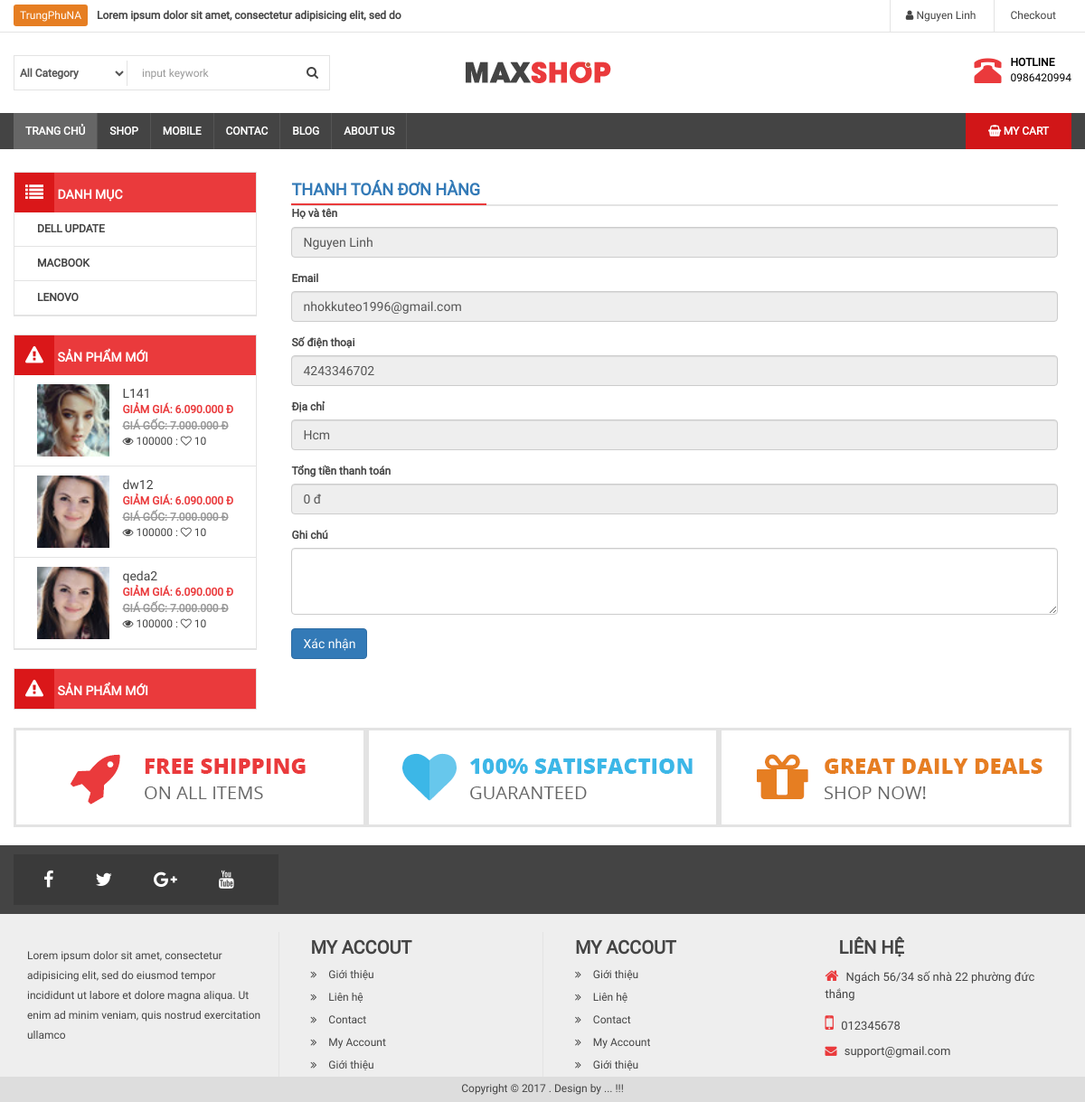
/thanh-toan.php (signed in), run on the app's committed database.
### tables this page shows
CREATE TABLE `category` (
  `id` int(11) NOT NULL,
  `name` varchar(100) DEFAULT NULL,
  `slug` varchar(100) DEFAULT NULL,
  `images` varchar(100) DEFAULT NULL,
  `banner` varchar(100) DEFAULT NULL,
  `home` tinyint(4) DEFAULT '0',
  `status` tinyint(4) DEFAULT '1',
  `created_at` timestamp NULL DEFAULT CURRENT_TIMESTAMP,
  `updated_at` timestamp NULL DEFAULT CURRENT_TIMESTAMP ON UPDATE CURRENT_TIMESTAMP
);

CREATE TABLE `product` (
  `id` int(11) NOT NULL,
  `name` varchar(100) DEFAULT NULL,
  `slug` varchar(100) DEFAULT NULL,
  `price` int(11) DEFAULT NULL,
  `sale` tinyint(4) DEFAULT '0',
  `thumbnail` varchar(100) DEFAULT NULL,
  `category_id` int(11) DEFAULT NULL,
  `content` text,
  `number` int(11) DEFAULT NULL,
  `head` int(11) DEFAULT '0',
  `view` int(11) DEFAULT '0',
  `hot` tinyint(4) DEFAULT '0',
  `created_at` timestamp NULL DEFAULT CURRENT_TIMESTAMP,
  `updated_at` timestamp NULL DEFAULT CURRENT_TIMESTAMP ON UPDATE CURRENT_TIMESTAMP
);

CREATE TABLE `user` (
  `id` int(11) NOT NULL,
  `name` varchar(100) DEFAULT NULL,
  `email` varchar(100) DEFAULT NULL,
  `phone` char(15) DEFAULT NULL,
  `address` varchar(100) DEFAULT NULL,
  `password` varchar(50) DEFAULT NULL,
  `avatar` varchar(100) DEFAULT NULL,
  `status` tinyint(4) DEFAULT '1',
  `token` varchar(50) DEFAULT NULL,
  `created_at` timestamp NULL DEFAULT CURRENT_TIMESTAMP,
  `update_at` timestamp NULL DEFAULT CURRENT_TIMESTAMP ON UPDATE CURRENT_TIMESTAMP
);

### libraries/Function.php (called while the page is built, shortened)
<?php
    function base_url()
    {
        return $url  = "http://localhost/web-shop/";
    }
    function uploads()
    {
        return base_url() . "public/uploads/";
    }
    function formatPrice($number){
        $number = intval($number);
        return $number = number_format($number,0,',','.')." đ";
    }
 ?>

### libraries/Database.php (called while the page is built, shortened)
<?php
    class Database
    {
        public $link;
        public function __construct()
        {
            $this->link = mysqli_connect("localhost", "root", "", "web_shop") or die ();
            mysqli_set_charset($this->link,"utf8");
        }
        public function fetchsql( $sql )
        {
            $result = mysqli_query($this->link,$sql) or die("Lỗi  truy vấn sql " .mysqli_error($this->link));
            $data = [];
            if( $result)
            {
                while ($num = mysqli_fetch_assoc($result))
                {
                    $data[] = $num;
                }
            }
            return $data;
        }
        public function fetchID($table , $id )
        {
            $sql = "SELECT * FROM {$table} WHERE id = $id ";
            $result = mysqli_query($this->link,$sql) or die("Lỗi  truy vấn fetchID " .mysqli_error($this->link));
            return mysqli_fetch_assoc($result);
        }
         public function fetchAll($table)
        {
            $sql = "SELECT * FROM {$table} WHERE 1" ;
            $result = mysqli_query($this->link,$sql) or die("Lỗi Truy Vấn fetchAll " .mysqli_error($this->link));
            $data = [];
            if( $result)
            {
                while ($num = mysqli_fetch_assoc($result))
                {
                    $data[] = $num;
                }
            }
            return $data;
        }
    }
?>

### autoload/autoload.php (called while the page is built, shortened)
<?php
	require_once __DIR__. "/../libraries/Database.php";
   	require_once __DIR__. "/../libraries/Function.php";
   	$db = new Database ;
   	$category = $db->fetchAll("category");
   	$sqlNew = "SELECT * FROM product WHERE 1 ORDER BY ID DESC LIMIT 3";
   	$productNew = $db->fetchsql($sqlNew);
?>

### thanh-toan.php (the view, shortened to what this page needs)
<?php
   	require_once __DIR__. "/autoload/autoload.php";
   	$user = $db->fetchID('user', intval($_SESSION['name_id']));
?>
<?php require_once __DIR__. "/layouts/header.php"; ?>
                    <div class="col-md-9">
                        <section class="box-main1">
                            <h3 class="title-main"><a href=""> Thanh toán đơn hàng </a> </h3>
                            <form method="POST">
								<div class="form-group">
									<label for="exampleInputEmail1">Họ và tên</label>
									<input type="text" readonly="" class="form-control" id="exampleInputEmail1" name="name" placeholder="Nhập họ tên" value="<?php echo $user['name'] ?>">
								</div>
								<div class="form-group">
									<label for="exampleInputPassword1">Email</label>
									<input type="email" readonly="" class="form-control" id="exampleInputPassword1" name="email" placeholder="Nhập email" value="<?php echo $user['email'] ?>">
								</div>
								<div class="form-group">
									<label for="exampleInputPassword1">Số điện thoại</label>
									<input type="number" readonly="" class="form-control" id="exampleInputPassword1" name="phone" placeholder="Nhập số điện thoại" value="<?php echo $user['phone'] ?>">
								</div>
								<div class="form-group">
									<label for="exampleInputEmail1">Địa chỉ</label>
									<input type="text" readonly="" class="form-control" id="exampleInputEmail1" name="address" placeholder="Nhập địa chỉ" value="<?php echo $user['address'] ?>">
								</div>
								<div class="form-group">
									<label for="exampleInputEmail1">Tổng tiền thanh toán</label>
									<input type="text" readonly="" class="form-control" id="exampleInputEmail1" name="address" placeholder="Nhập địa chỉ" value="<?php echo formatPrice($_SESSION['total']) ?>">
								</div>
								<div class="form-group">
									<label for="exampleInputEmail1">Ghi chú</label>
									<textarea name="note" class="form-control" id="" cols="30" rows="3"></textarea>
								</div>
								<button type="submit" class="btn btn-primary">Xác nhận</button>
							</form>
                        </section>
                    </div>
<?php require_once __DIR__. "/layouts/footer.php"; ?>

### layouts/header.php (shortened to what this page needs)
<!DOCTYPE html>
<html>
    <head>
        <link rel="stylesheet" type="text/css" href="<?php echo base_url() ?>public/frontend/css/font-awesome.min.css">
        <link rel="stylesheet" type="text/css" href="<?php echo base_url() ?>public/frontend/css/bootstrap.min.css">
        <link rel="stylesheet" type="text/css" href="<?php echo base_url() ?>public/frontend/css/slick.css"/>
        <link rel="stylesheet" type="text/css" href="<?php echo base_url() ?>public/frontend/css/slick-theme.css"/>
        <link rel="stylesheet" type="text/css" href="<?php echo base_url() ?>public/frontend/css/style.css">
    </head>
    <body>
        <div id="wrapper">
            <div id="header">
                <div id="header-top">
                    <div class="container">
                        <div class="row clearfix">
                            <div class="col-md-6" id="header-text">
                                <a>TrungPhuNA</a><b>Lorem ipsum dolor sit amet, consectetur adipisicing elit, sed do </b>
                            </div>
                            <div class="col-md-6">
                                <nav id="header-nav-top">
                                    <ul class="list-inline pull-right" id="headermenu">
                                        <?php if (isset($_SESSION['name_user'])): ?>
                                            <li>
                                                <a href=""><i class="fa fa-user"></i> <?php echo $_SESSION['name_user'] ?></a>
                                            </li>
                                            <li>
                                                <a href=""> Checkout</a>
                                            </li>
                                        <?php endif ?>
                                    </ul>
                                </nav>
                            </div>
                        </div>
                    </div>
                </div>
                <div class="container">
                    <div class="row" id="header-main">
                        <div class="col-md-5">
                            <form class="form-inline">
                                <div class="form-group">
                                    <label>
                                        <select name="category" class="form-control">
                                            <option> All Category</option>
                                        </select>
                                    </label>
                                    <input type="text" name="keywork" placeholder=" input keywork" class="form-control">
                                    <button type="submit" class="btn btn-default"><i class="fa fa-search"></i></button>
                                </div>
                            </form>
                        </div>
                        <div class="col-md-4">
                            <a href="">
                                <img src="<?php echo base_url() ?>public/frontend/images/logo-default.png">
                            </a>
                        </div>
                        <div class="col-md-3" id="header-right">
                            <div class="pull-right">
                                <div class="pull-left">
                                    <i class="glyphicon glyphicon-phone-alt"></i>
                                </div>
                                <div class="pull-right">
                                    <p id="hotline">HOTLINE</p>
                                    <p>0986420994</p>
                                </div>
                            </div>
                        </div>
                    </div>
                </div>
            </div>
            <div id="menunav">
                <div class="container">
                    <nav>
                        <div class="home pull-left">
                            <a href="<?php echo base_url() ?>">Trang chủ</a>
                        </div>
                        <ul id="menu-main">
                            <li>
                                <a href="">Shop</a>
                            </li>
                            <li>
                                <a href="">Mobile</a>
                            </li>
                            <li>
                                <a href="">Contac</a>
                            </li>
                            <li>
                                <a href="">Blog</a>
                            </li>
                            <li>
                                <a href="">About us</a>
                            </li>
                        </ul>
                        <ul class="pull-right" id="main-shopping">
                            <li>
                                <a href=""><i class="fa fa-shopping-basket"></i> My Cart </a>
                            </li>
                        </ul>
                    </nav>
                </div>
            </div>
            <div id="maincontent">
                <div class="container">
                    <div class="col-md-3  fixside" >
                        <div class="box-left box-menu" >
                            <h3 class="box-title"><i class="fa fa-list"></i>  Danh mục</h3>
                            <ul>
                            	<?php foreach ($category as $item): ?>
                            		<li>
                            			<a href="danh-muc-san-pham.php?id=<?php echo $item['id'] ?>"><?php echo $item['name'] ?></a>
                            		</li>
                            	<?php endforeach ?>
                            </ul>
                        </div>
                        <div class="box-left box-menu">
                            <h3 class="box-title"><i class="fa fa-warning"></i>  Sản phẩm mới </h3>
                            <ul>
                                <?php foreach ($productNew as $item): ?>
                                	<li class="clearfix">
	                                    <a href="">
	                                        <img src="<?php echo uploads() ?>product/<?php echo $item['thumbnail'] ?>" class="img-responsive pull-left" width="80" height="80">
	                                        <div class="info pull-right">
	                                            <p class="name"><?php echo $item['name'] ?></p >
	                                            <b class="price">Giảm giá: 6.090.000 đ</b><br>
	                                            <b class="sale">Giá gốc: 7.000.000 đ</b><br>
	                                            <span class="view"><i class="fa fa-eye"></i> 100000 : <i class="fa fa-heart-o"></i> 10</span>
	                                        </div>
	                                    </a>
	                                </li>
                                <?php endforeach ?>
                            </ul>
                        </div>
                        <div class="box-left box-menu">
                            <h3 class="box-title"><i class="fa fa-warning"></i>  Sản phẩm mới </h3>
                        </div>
                    </div>

### public/frontend/css/style.css (style rules this page uses)
* { margin: 0px; padding: 0px; font-size: 12px; font-family: "Roboto"; color: #444; font-weight: 400; }
.container { padding: 0px; }
ol,ul,p { margin: 0px; list-style: none; }
h1,h2,h3,h4,h5,h6 { padding:0px; margin: 0px; }
#header-top { border-bottom: 1px solid #e3e3e3; }
#header-text a { color: white; background-color: rgb(230, 126, 34); padding:5px 7px; line-height: 35px; border-radius: 3px; margin-right: 10px; }
#header-nav-top #headermenu { position: relative; }
#headermenu > li { border-left: 1px solid #e3e3e3; }
#header-nav-top li a { color: #444; line-height: 35px; padding: 0px 12px; }
#header-main { padding: 25px 0px; }
#header-main .form-control,button { border: 0px; outline: 0px; border-radius: 0px; box-shadow:none; padding: 0px 2px; }
#header-main form { padding: 0px; }
#header-main .form-group { border: 1px solid #e3e3e3; }
#header-main .btn-default { border: none; outline: 0; box-shadow: none; line-height: 25px; background: none; }
#header-main label { padding:0px; margin: 0px; }
#header-main select { font-size: 12px; height: 28px; border-right: 1px solid #e3e3e3 !important; padding-right: 37px !important; }
#header-main input[type='text'] { padding-left: 10px; font-size: 12px; }
#header-right p { padding: 0px; margin:0px; color: #000; }
#header-right #hotline { font-weight: bold; }
#header-right i { color: #ea3a3c; font-size: 30px; padding-right: 10px; }
#menunav { background: #444; min-height: 40px; }
#menu-main > li { float: left; }
#menu-main > li > a,.home a { color: white; font-weight:bold; background: #444; line-height: 40px; text-transform: uppercase; font-size: 12px; border-right: 1px solid #555; }
#menu-main > li > a { padding: 13px; }
.home a { background: #666; padding: 13px; }
#main-shopping { margin-right: 0px; }
#main-shopping > li > a,#main-shopping > li > a >i { color: white; font-weight:bold; background-color: #d11618;; line-height: 40px; text-transform: uppercase; font-size: 12px; }
#main-shopping > li > a { padding: 13px 25px; }
.fixside { width: 23%; margin-right: 2%; padding: 0px; }
#maincontent { margin-top: 25px; }
.box-left { margin-bottom: 20px; border: 1px solid #e3e3e3; }
.box-title { background:#ea3a3c; color: white; font-weight: bold; font-size: 14px; text-transform: uppercase; }
.box-title .fa { color: white; font-size: 20px; background: #da1719;; padding: 12px; }
.box-menu > ul { position: relative; }
.box-menu > ul > li { padding: 10px 25px; border-bottom: 1px solid #e3e3e3; }
.box-menu > ul > li > a { font-size: 12px; color: #444; text-transform: uppercase; font-weight: bold; }
.sale { text-decoration: line-through; color: #999; }
.name { white-space: nowrap; width: 100px; text-overflow: ellipsis; overflow: hidden; font-size: 14px; font-weight: 400; color: #444; text-transform: none; }
.info b { padding: 7px 5; }
.title-main { border-bottom:2px solid #e3e3e3; padding: 5px 5px 5px 0px; }
.title-main a { font-weight: bold; padding: 5px 7px 5px 0px; font-size: 18px; border-bottom: 2px solid #ea3a3c; text-transform: uppercase; }
.price { color: #ea3a3c; }

### data on the page
category: name "DELL UPDATE"
category: name "MACBOOK"
category: name "LENOVO"
product: thumbnail (picture), name "L141"
product: thumbnail (picture), name "dw12"
product: thumbnail (picture), name "qeda2"
user: name "Nguyen Linh", email "nhokkuteo1996@gmail.com", phone "4243346702", address "Hcm"

### other printed values
$_SESSION['name_user'] "Nguyen Linh"
